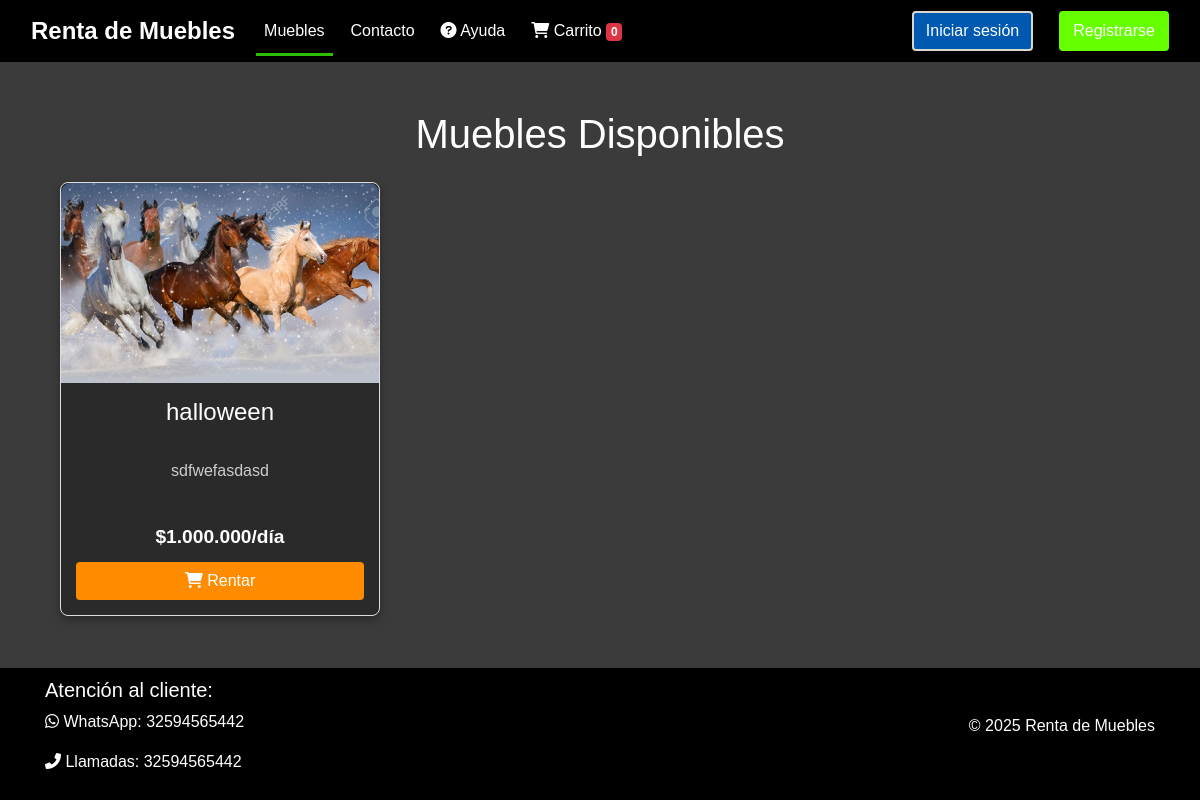
The page /muebles/ on the database as committed earlier.
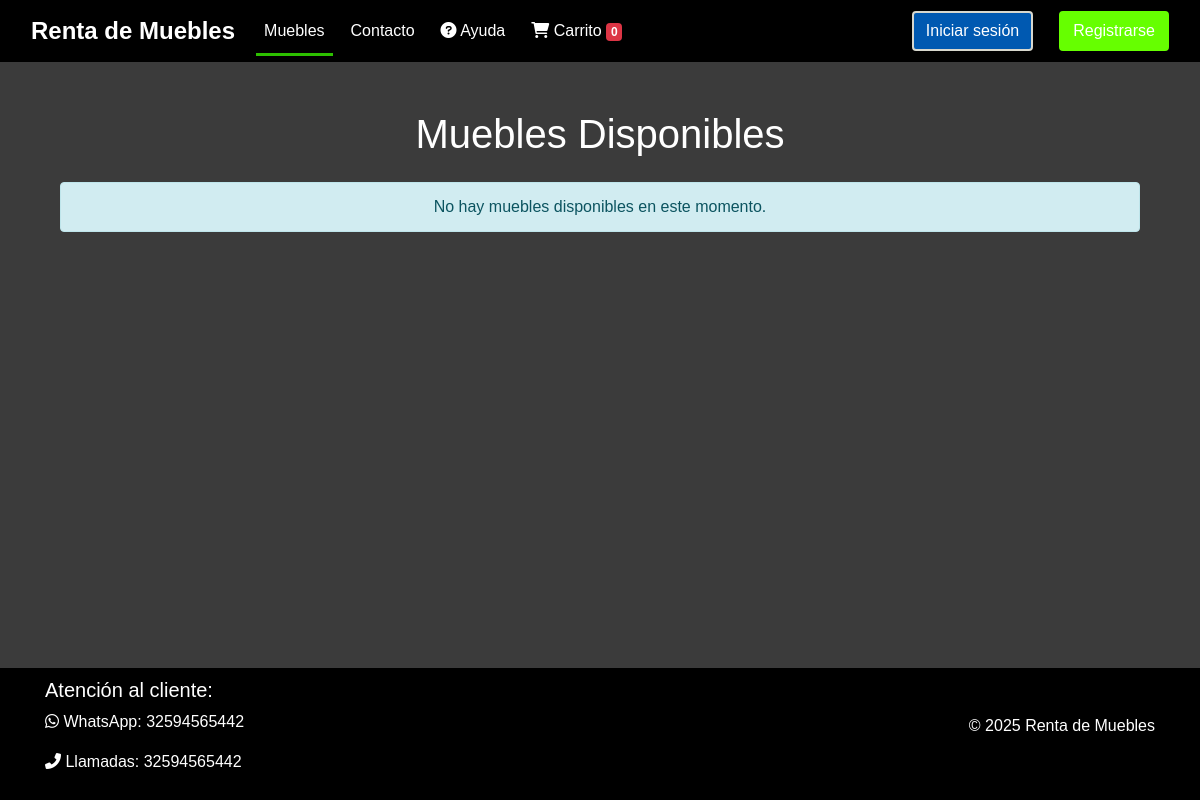
The same page on the database as committed later.
### muebles/models.py (models this page shows, shortened)
class Mueble(models.Model):
    nombre = models.CharField(max_length=100)
    descripcion = models.TextField()
    precio_diario = models.IntegerField(default=0)
    imagen = models.ImageField(upload_to='muebles/')
    proveedor = models.ForeignKey(Proveedor, on_delete=models.CASCADE)
    descuento = models.IntegerField(default=0)  # Porcentaje de descuento (0-100)
    fecha_inicio_descuento = models.DateField(null=True, blank=True)
    fecha_fin_descuento = models.DateField(null=True, blank=True)
    comision = models.IntegerField(default=10,verbose_name="Comisión de proveedor  (%)")
    @property
    def en_oferta(self):
        hoy = timezone.now().date()
        return (
            self.descuento > 0 and
            (self.fecha_inicio_descuento is None or self.fecha_inicio_descuento <= hoy) and
            (self.fecha_fin_descuento is None or self.fecha_fin_descuento >= hoy)
        )

### muebles/views.py (the view)
# urls.py: path('muebles/', views.muebles_list, name='muebles'),
def muebles_list(request):
    muebles = Mueble.objects.all()
    return render(request, 'muebles/mueble/muebles_list.html', {'muebles': muebles})

### muebles/templates/muebles/mueble/muebles_list.html (shortened to what this page needs)
{% extends 'muebles/barnav.html' %}
{% load static humanize %}
{% block contenedor %}
<div class="container">
    <h1 class="my-4">Muebles Disponibles</h1>
    <div class="row">
        {% for mueble in muebles %}
        <div class="col-md-4 mb-4">
            <div class="card h-100">
                <img src="{{ mueble.imagen.url }}" class="card-img-top" alt="{{ mueble.nombre }}">
                <div class="card-body d-flex flex-column">
                    <h5 class="card-title">{{ mueble.nombre }}</h5>
                    <p class="card-text">{{ mueble.descripcion|truncatechars:100 }}</p>
                    <div class="mt-auto">
                        {% if mueble.en_oferta %}
                            <div>
                                <span class="precio-original">${{ mueble.precio_diario }}/día</span>
                                <span class="precio-descuento">${{ mueble.precio_con_descuento }}/día</span>
                            </div>
                        {% else %}
                            <span class="precio-normal">${{ mueble.precio_diario }}/día</span>
                        {% endif %}
                        <a href="{% url 'rentar_mueble' mueble.id %}" class="btn btn-rentar">
                            <i class="fas fa-shopping-cart"></i> Rentar
                        </a>
                    </div>
                </div>
            </div>
        </div>
        {% empty %}
        <div class="col-12">
            <div class="alert alert-info">No hay muebles disponibles en este momento.</div>
        </div>
        {% endfor %}
    </div>
</div>
{% endblock %}

Rows that differ between the two databases and show on the page:
removed Mueble: imagen (picture), nombre "halloween", descripcion "sdfwefasdasd", precio_diario "1.000.000"
Other text that changed with them:
text now shown: "No hay muebles disponibles en este momento."
